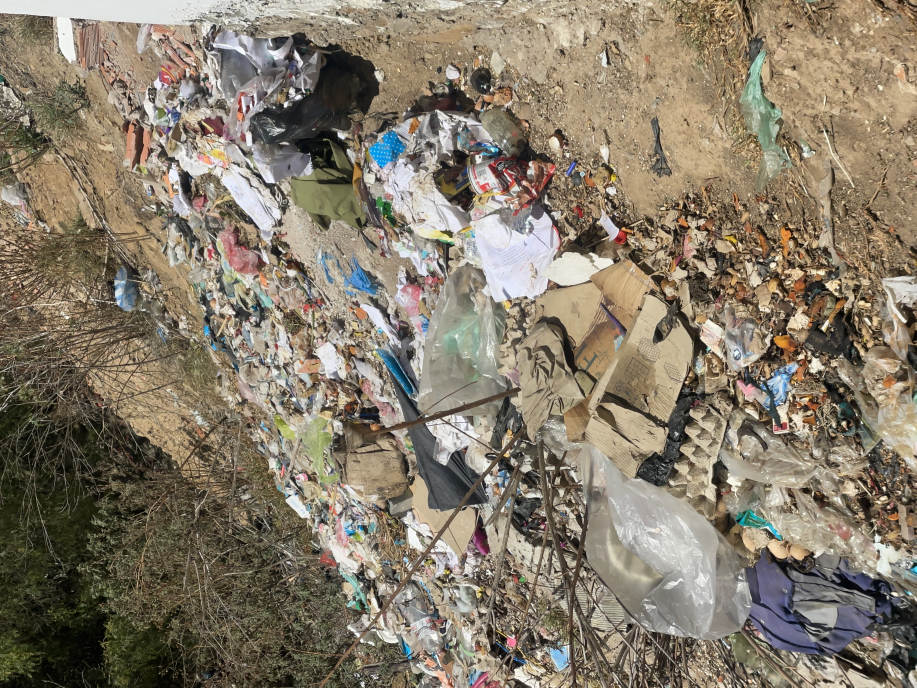
#> input picture part2/maria_luciana_salinas_vilar/IMG_3727.JPG, 3666 x 2750 px (shown at 1/4 size); its folder holds 4 pictures in this run; the run also reads 1 picture not shown here
$ jupyter execute punto1_contaminacion_notebook.ipynb   (older library calls are emulated)
#> lines starting #> are read from the running program, lines starting #| are printed output that depends on the picture
# Punto 1: clasificación de parches de imagen con aprendizaje no supervisado

Este cuadernillo clasifica parches de `64 x 64` extraídos de las imágenes
originales. A diferencia de la versión anterior, los parches se mantienen en
**RGB** y se describen con características de **color y textura**, no con
píxeles crudos en escala de grises.

Flujo:

1. Inventario, detección de duplicados y separación por escenas.
2. Extracción de parches RGB y cálculo de características.
3. `MiniBatchKMeans` con varios `k` y elección del mejor `k` por el **codo**.
4. Etiquetado manual de un representante por cluster.
5. Etiquetado manual de parches de prueba.
6. Propagación semi-supervisada y regresión logística.
7. Aprendizaje activo comparado con muestreo aleatorio.
8. Figuras de distribución de clusters, PCA, métricas y matriz de confusión.

Clases: `agua`, `basura`, `muro`, `roca`, `terreno`, `vegetacion`.
La etiqueta `dudoso` se usa para parches ambiguos y se excluye del entrenamiento.

[cell 1]
import os
import io
import hashlib
import json
import math
import unicodedata
import warnings
from datetime import datetime
from pathlib import Path

import cv2
import numpy as np
import pandas as pd
import matplotlib.pyplot as plt
from PIL import Image, ImageDraw, ImageOps
from IPython.display import display
from matplotlib.patches import Patch, Rectangle
from sklearn.cluster import MiniBatchKMeans
from sklearn.decomposition import PCA
from sklearn.linear_model import LogisticRegression
from sklearn.metrics import (
    accuracy_score,
    adjusted_rand_score,
    classification_report,
    confusion_matrix,
    normalized_mutual_info_score,
    precision_recall_fscore_support,
    silhouette_score,
)
from sklearn.model_selection import GroupShuffleSplit
from sklearn.preprocessing import StandardScaler

warnings.filterwarnings("ignore")

try:
    import pillow_heif

    pillow_heif.register_heif_opener()
#> (this line was passed over: pillow_heif is not available in this run)
    HEIF_DISPONIBLE = True
except Exception:
    HEIF_DISPONIBLE = False

MODO_PRUEBA = os.environ.get("P1_MODO_PRUEBA", "0") == "1"

RAIZ = Path.cwd()
if not (RAIZ / "maria_luciana_salinas_vilar").exists():
    RAIZ = Path("/home/zahir/IA1/part2")
CARPETA_IMAGENES = RAIZ / "maria_luciana_salinas_vilar"

TAM_PARCHE = 64
MAX_PARCHES_POR_IMAGEN = 64
MIN_STD_PARCHE = 5.0
SEMILLA = 42
K_MIN = 2
K_MAX = 20
TEST_SIZE = 0.2
MUESTRA_SILUETA = 2000
OBJETIVO_ETIQUETAS = 86
N_ACTIVO = 8
REPETICIONES_ACTIVO = 2
N_COBERTURA = 8
GAP_ESCENA = 120
UMBRAL_DUPLICADO = 1
CLASES_BASE = ["agua", "basura", "muro", "roca", "terreno", "vegetacion"]
CLASES = list(CLASES_BASE)

if MODO_PRUEBA:
    MAX_IMAGENES = 24
    PARCHES_POR_IMAGEN = 4
    K_MAX = 5
    MUESTRA_SILUETA = 500
    OBJETIVO_ETIQUETAS = 24
    N_ACTIVO = 3
    REPETICIONES_ACTIVO = 1
    N_COBERTURA = 0
    SIN_CACHE = True
else:
    SALIDA = RAIZ / "resultados_p1"
    MAX_IMAGENES = None
    PARCHES_POR_IMAGEN = MAX_PARCHES_POR_IMAGEN
    SIN_CACHE = False

FIGURAS = SALIDA / "figuras"
CACHE = SALIDA / "cache"
ETIQUETAS_REPRESENTANTES = SALIDA / "etiquetas_representantes.csv"
ETIQUETAS_TEST = SALIDA / "etiquetas_test.csv"
ETIQUETAS_COBERTURA = SALIDA / "etiquetas_cobertura.csv"
ETIQUETAS_ACTIVO = SALIDA / "etiquetas_activo.csv"
ETIQUETAS_ALEATORIO = SALIDA / "etiquetas_aleatorio.csv"
RUTA_CLASES = SALIDA / "clases.txt"

SALIDA.mkdir(parents=True, exist_ok=True)
FIGURAS.mkdir(parents=True, exist_ok=True)
CACHE.mkdir(parents=True, exist_ok=True)


def normalizar_clase(texto):
    texto = str(texto).strip().lower()
    texto = unicodedata.normalize("NFKD", texto)
    texto = "".join(c for c in texto if not unicodedata.combining(c))
    return " ".join(texto.split())


def guardar_clases(clases, ruta):
    ruta = Path(ruta)
    ruta.parent.mkdir(parents=True, exist_ok=True)
    limpias = []
    for clase in clases:
        c = normalizar_clase(clase)
        if c and c not in limpias:
            limpias.append(c)
    ruta.write_text("\n".join(limpias) + "\n", encoding="utf-8")
    return ruta


if RUTA_CLASES.exists():
    for linea in RUTA_CLASES.read_text(encoding="utf-8").splitlines():
        clase = normalizar_clase(linea)
        if clase and clase not in CLASES:
            CLASES.append(clase)

if not MODO_PRUEBA:
    for ruta_csv in [
        ETIQUETAS_REPRESENTANTES,
        ETIQUETAS_TEST,
        ETIQUETAS_COBERTURA,
        ETIQUETAS_ACTIVO,
        ETIQUETAS_ALEATORIO,
    ]:
        if ruta_csv.exists():
            df_clases = pd.read_csv(ruta_csv, dtype=str, keep_default_na=False)
            if "clase" in df_clases.columns:
                for clase in df_clases["clase"]:
                    c = normalizar_clase(clase)
                    if c and c != "dudoso" and c not in CLASES:
                        CLASES.append(c)

limpias = []
for clase in CLASES:
    c = normalizar_clase(clase)
    if c and c not in limpias:
        limpias.append(c)
CLASES[:] = limpias
guardar_clases(CLASES, RUTA_CLASES)

plt.rcParams.update({"figure.dpi": 110, "axes.grid": True, "grid.alpha": 0.2})

print(f"Modo de prueba: {MODO_PRUEBA}")
print(f"Carpeta de imágenes: {CARPETA_IMAGENES}")
print(f"Salida: {SALIDA}")
print(f"HEIF disponible: {HEIF_DISPONIBLE}")
print(f"Clases: {CLASES}")


# [6 lines left out: function guardar_fig, not called in this run]


def cargar_rgb(ruta):
    ruta = Path(ruta)
    with Image.open(ruta) as img:
#> img is the input picture: PIL image 3666x2750 RGB; mean R, G, B 133.8, 123.5, 106.6
        img = ImageOps.exif_transpose(img)
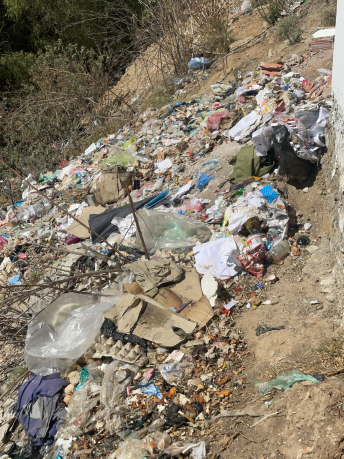
#> img: PIL image 2750x3666 RGB (shown at 1/8 size); mean R, G, B 133.8, 123.5, 106.6
        return img.convert("RGB")


# [27 lines left out: functions cargar_parche_rgb, guardar_etiquetas, not called in this run]


def cargar_etiquetas(ruta, df, clave):
    df = df.copy().reset_index(drop=True)
    ruta = Path(ruta)
    if not ruta.exists():
        return df
    guardadas = pd.read_csv(ruta, dtype=str, keep_default_na=False)
    guardadas.columns = [c.strip().lower() for c in guardadas.columns]
    if clave not in guardadas.columns or "clase" not in guardadas.columns:
        return df
    guardadas[clave] = guardadas[clave].astype(int)
    mapa_clase = dict(
        zip(guardadas[clave], guardadas["clase"].astype(str).str.strip())
    )
    df["clase"] = (
        df[clave].map(mapa_clase).fillna(df["clase"]).astype(str).str.strip()
    )
    for columna in ["indice", "archivo", "y", "x", "n_patches", "prediccion", "confianza", "margen"]:
        if columna in guardadas.columns and columna in df.columns:
            mapa_columna = dict(zip(guardadas[clave], guardadas[columna]))
            df[columna] = df[clave].map(mapa_columna).fillna(df[columna])
    for columna in ["indice", "y", "x", "n_patches"]:
        if columna in df.columns:
            df[columna] = pd.to_numeric(df[columna], errors="coerce").fillna(-1).astype(int)
    for columna in ["confianza", "margen"]:
        if columna in df.columns:
            df[columna] = pd.to_numeric(df[columna], errors="coerce").fillna(0.0).astype(float)
    return df


def mostrar_parche_contexto(archivo, y, x, titulo=""):
    imagen = cargar_rgb(CARPETA_IMAGENES / archivo)
    parche = imagen.crop((int(x), int(y), int(x) + TAM_PARCHE, int(y) + TAM_PARCHE))
    contexto = imagen.copy()
    dibujo = ImageDraw.Draw(contexto)
    dibujo.rectangle(
        [int(x), int(y), int(x) + TAM_PARCHE - 1, int(y) + TAM_PARCHE - 1],
        outline="red",
        width=6,
    )
    contexto.thumbnail((900, 900), Image.Resampling.LANCZOS)
    fig, axes = plt.subplots(1, 2, figsize=(12, 4))
    axes[0].imshow(parche)
    axes[0].set_title("Parche 64x64")
    axes[0].axis("off")
    axes[1].imshow(contexto)
    axes[1].set_title(str(archivo), fontsize=8)
    axes[1].axis("off")
    fig.suptitle(titulo)
    plt.tight_layout()
    plt.show()


# [45 lines left out: function etiquetar_lote_prompt, not called in this run]


def etiquetar_representantes_prompt(df_reps, candidatos, ruta_salida, clases):
    df_reps = cargar_etiquetas(ruta_salida, df_reps, "cluster")
    for i in range(len(df_reps)):
        cluster = int(df_reps.at[i, "cluster"])
        lista = candidatos.get(cluster, [])
        if not lista:
            continue
        posicion = 0
        while True:
            candidato = lista[posicion]
            df_reps.at[i, "indice"] = int(candidato["indice"])
            df_reps.at[i, "archivo"] = str(candidato["archivo"])
            df_reps.at[i, "y"] = int(candidato["y"])
            df_reps.at[i, "x"] = int(candidato["x"])
            clase_actual = str(df_reps.at[i, "clase"]).strip()
            print(
                f"\nCluster {cluster} | candidato {posicion + 1}/{len(lista)} | "
                f"{candidato['archivo']} y={candidato['y']} x={candidato['x']} | "
                f"clase actual: {clase_actual if clase_actual else '(sin etiquetar)'}"
            )
            mostrar_parche_contexto(
                candidato["archivo"],
                candidato["y"],
                candidato["x"],
                titulo=f"Cluster {cluster} | {posicion + 1}/{len(lista)}",
            )
            texto = normalizar_clase(
                input(
                    f"Clase {clases} o nueva (Enter=saltar, n=siguiente, d=dudoso, s=salir): "
                )
            )
            if texto == "s":
                guardar_etiquetas(df_reps, ruta_salida)
                return df_reps
            if texto == "n":
                posicion = (posicion + 1) % len(lista)
                continue
            if texto == "":
                break
            if texto in {"d", "dudoso"}:
                df_reps.at[i, "clase"] = "dudoso"
                guardar_etiquetas(df_reps, ruta_salida)
                break
            if texto not in clases:
                clases.append(texto)
                guardar_clases(clases, RUTA_CLASES)
                print(f"Clase agregada: {texto}")
            df_reps.at[i, "clase"] = texto
            guardar_etiquetas(df_reps, ruta_salida)
            break
    guardar_etiquetas(df_reps, ruta_salida)
    return df_reps

## 1. Inventario y separación por escenas

[cell 2]
EXTENSIONES_IMAGEN = {".heic", ".jpg", ".jpeg", ".png"}


def leer_fecha(img, ruta):
    exif = img.getexif()
    for clave in (36867, 306):
        valor = exif.get(clave)
        if valor:
            texto = str(valor).strip()
            for formato in ("%Y:%m:%d %H:%M:%S", "%Y-%m-%d %H:%M:%S"):
                try:
                    return datetime.strptime(texto, formato)
                except ValueError:
                    pass
#> this loop made 2 passes
#> texto on pass 2: '2026:09:14 10:05:44'
    return datetime.fromtimestamp(Path(ruta).stat().st_mtime)


def hash_promedio(img):
    pequena = img.convert("L").resize((8, 8), Image.Resampling.LANCZOS)
    arreglo = np.asarray(pequena, dtype=np.float32)
    return (arreglo > arreglo.mean()).reshape(-1)


def distancia_hamming(a, b):
    return int(np.count_nonzero(a != b))


def inventariar(carpeta, umbral_duplicado=UMBRAL_DUPLICADO, gap_escena=GAP_ESCENA):
    carpeta = Path(carpeta)
    archivos = sorted(
        p
        for p in carpeta.iterdir()
        if p.is_file() and p.suffix.lower() in EXTENSIONES_IMAGEN
    )
    registros = []
    duplicados = []
    hashes = []
    total = len(archivos)
    for posicion, ruta in enumerate(archivos, start=1):
        img = cargar_rgb(ruta)
        fecha = leer_fecha(img, ruta)
        huella = hash_promedio(img)
        duplicado_de = None
        for anterior_huella, anterior_nombre in hashes:
            if distancia_hamming(huella, anterior_huella) <= umbral_duplicado:
                duplicado_de = anterior_nombre
                break
        if duplicado_de is not None:
            duplicados.append(
                {
                    "archivo": ruta.name,
                    "duplicado_de": duplicado_de,
                    "fecha": fecha.strftime("%Y-%m-%d %H:%M:%S"),
                }
            )
        else:
            hashes.append((huella, ruta.name))
            registros.append(
                {
                    "archivo": ruta.name,
                    "ruta": str(ruta),
                    "fecha": fecha.strftime("%Y-%m-%d %H:%M:%S"),
                    "fecha_dt": fecha,
                }
            )
        if posicion % 20 == 0 or posicion == total:
            print(f"Inventario: {posicion}/{total} archivos procesados")
    registros.sort(key=lambda r: r["fecha_dt"])
    escena = -1
    fecha_anterior = None
    for registro in registros:
        fecha = registro["fecha_dt"]
        if fecha_anterior is None or (fecha - fecha_anterior).total_seconds() > gap_escena:
            escena += 1
        registro["escena"] = escena
        fecha_anterior = fecha
    df = pd.DataFrame(registros)
    df = df.drop(columns=["fecha_dt"])
    df_duplicados = pd.DataFrame(duplicados)
    return df, df_duplicados


if not HEIF_DISPONIBLE:
    raise RuntimeError(
        "Falta pillow-heif. Instala con: uv add pillow-heif"
    )

df_inventario, df_duplicados = inventariar(
    CARPETA_IMAGENES,
    umbral_duplicado=UMBRAL_DUPLICADO,
    gap_escena=GAP_ESCENA,
)
df_inventario.to_csv(SALIDA / "inventario.csv", index=False, encoding="utf-8")
if not df_duplicados.empty:
    df_duplicados.to_csv(SALIDA / "duplicados.csv", index=False, encoding="utf-8")

df = df_inventario.copy()
if MAX_IMAGENES is not None:
    df = df.sample(n=min(MAX_IMAGENES, len(df)), random_state=SEMILLA).copy()
    df = df.sort_values("fecha").reset_index(drop=True)

divisor = GroupShuffleSplit(n_splits=1, test_size=TEST_SIZE, random_state=SEMILLA)
indices_pool, indices_test = next(divisor.split(df, groups=df["escena"]))
df_pool = df.iloc[indices_pool].reset_index(drop=True)
df_test = df.iloc[indices_test].reset_index(drop=True)

print("División por escenas")
print(f"Imágenes únicas          : {len(df)}")
print(f"Escenas en el pool       : {df_pool['escena'].nunique()}")
print(f"Escenas en prueba        : {df_test['escena'].nunique()}")
print(f"Imágenes en el pool      : {len(df_pool)}")
print(f"Imágenes en prueba       : {len(df_test)}")

## 2. Extracción de parches RGB y características de color y textura

Cada parche de `64 x 64` se describe con histogramas HSV, momentos de color y
medidas de textura (Sobel, Laplaciano, desviación local, entropía y bordes).
La caché guarda solo las características y las coordenadas; para mostrar un
parche se recorta de la imagen original.

[cell 3]
def extraer_caracteristicas_parche(parche_rgb):
    parche = parche_rgb.astype(np.uint8)
    hsv = cv2.cvtColor(parche, cv2.COLOR_RGB2HSV)
    gris = cv2.cvtColor(parche, cv2.COLOR_RGB2GRAY)

    histogramas = []
    for canal, bins, rango in zip(
        [hsv[:, :, 0], hsv[:, :, 1], hsv[:, :, 2]],
        [18, 16, 16],
        [(0, 180), (0, 256), (0, 256)],
    ):
        histograma, _ = np.histogram(canal, bins=bins, range=rango)
        histograma = histograma.astype(np.float32)
        histograma /= max(1.0, float(histograma.sum()))
        histogramas.append(histograma)
    color_hist = np.concatenate(histogramas)

    rgb = parche.astype(np.float32) / 255.0
    hsv_f = hsv.astype(np.float32)
    hsv_f[:, :, 0] /= 180.0
    hsv_f[:, :, 1] /= 255.0
    hsv_f[:, :, 2] /= 255.0

    momentos = []
    for canal in [
        rgb[:, :, 0],
        rgb[:, :, 1],
        rgb[:, :, 2],
        hsv_f[:, :, 0],
        hsv_f[:, :, 1],
        hsv_f[:, :, 2],
    ]:
        momentos.extend([float(canal.mean()), float(canal.std())])

    gx = cv2.Sobel(gris, cv2.CV_32F, 1, 0, ksize=3)
    gy = cv2.Sobel(gris, cv2.CV_32F, 0, 1, ksize=3)
    magnitud = cv2.magnitude(gx, gy)
    textura = [
        float(magnitud.mean()),
        float(magnitud.std()),
        float(np.percentile(magnitud, 90)),
    ]

    laplaciano = cv2.Laplacian(gris, cv2.CV_32F)
    textura.append(float(laplaciano.var()))

    bloques = gris.reshape(8, 8, 8, 8).astype(np.float32)
    std_bloques = bloques.std(axis=(2, 3))
    textura.extend([float(std_bloques.mean()), float(std_bloques.std())])

    hist_gris, _ = np.histogram(gris, bins=32, range=(0, 256))
    probabilidades = hist_gris.astype(np.float32)
    probabilidades /= max(1.0, float(probabilidades.sum()))
    entropia = float(
        -np.sum(probabilidades[probabilidades > 0] * np.log2(probabilidades[probabilidades > 0]))
    )
    textura.append(entropia)

    bordes = cv2.Canny(gris, 50, 150)
    textura.append(float(bordes.mean() / 255.0))

    vector = np.concatenate(
        [
            color_hist,
            np.asarray(momentos, dtype=np.float32),
            np.asarray(textura, dtype=np.float32),
        ]
    )
    return vector.astype(np.float32)


def extraer_parches_imagen(ruta, n_parches, semilla, min_std):
#> called with n_parches = 64, semilla = 43, min_std = 5
    img = cargar_rgb(ruta)
    arreglo = np.asarray(img, dtype=np.uint8)
    alto, ancho = arreglo.shape[:2]
    lado = int(math.ceil(math.sqrt(n_parches)))
    rng = np.random.default_rng(semilla)

    caracteristicas = []
    coordenadas = []
    for ry in range(lado):
        for rx in range(lado):
            y0 = int(ry * alto / lado)
            y1 = int((ry + 1) * alto / lado)
            x0 = int(rx * ancho / lado)
            x1 = int((rx + 1) * ancho / lado)
            max_y = y1 - TAM_PARCHE
            max_x = x1 - TAM_PARCHE
            if max_y <= y0 or max_x <= x0:
                cy = max(0, (y0 + y1 - TAM_PARCHE) // 2)
                cx = max(0, (x0 + x1 - TAM_PARCHE) // 2)
            else:
                cy = int(rng.integers(y0, max_y + 1))
                cx = int(rng.integers(x0, max_x + 1))
            parche = arreglo[cy : cy + TAM_PARCHE, cx : cx + TAM_PARCHE]
            if parche.shape != (TAM_PARCHE, TAM_PARCHE, 3):
                continue
            gris = cv2.cvtColor(parche, cv2.COLOR_RGB2GRAY)
            if float(gris.std()) >= min_std:
                caracteristicas.append(extraer_caracteristicas_parche(parche))
                coordenadas.append((cy, cx))
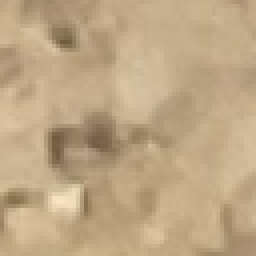
#> parche: shape (64, 64, 3) (shown 4 times larger); mean R, G, B 190.7, 166.9, 132.6
#> after the loop, caracteristicas = 64 items; coordenadas = 64 pairs, first value 109 to 3552, second value 14 to 2670

    if not caracteristicas:
        for ry in range(lado):
            for rx in range(lado):
                y0 = int(ry * alto / lado)
                y1 = int((ry + 1) * alto / lado)
                x0 = int(rx * ancho / lado)
                x1 = int((rx + 1) * ancho / lado)
                parche = arreglo[y0 : y0 + TAM_PARCHE, x0 : x0 + TAM_PARCHE]
                if parche.shape == (TAM_PARCHE, TAM_PARCHE, 3):
                    caracteristicas.append(extraer_caracteristicas_parche(parche))
                    coordenadas.append((y0, x0))

    if len(caracteristicas) > n_parches:
        elegidos = np.sort(rng.choice(len(caracteristicas), size=n_parches, replace=False))
        caracteristicas = [caracteristicas[i] for i in elegidos]
        coordenadas = [coordenadas[i] for i in elegidos]

    return np.vstack(caracteristicas).astype(np.float32), np.asarray(
        coordenadas, dtype=np.int32
    )


def construir_matriz(df, n_parches, min_std, semilla):
    partes_x = []
    archivos = []
    partes_coords = []
    total = len(df)
    for posicion, fila in enumerate(df.itertuples(index=False), start=1):
        x, coords = extraer_parches_imagen(
            fila.ruta,
            n_parches=n_parches,
            semilla=semilla + posicion,
            min_std=min_std,
        )
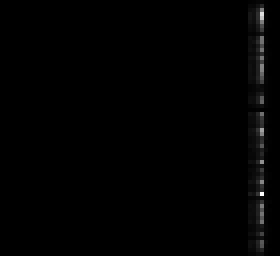
#> x: shape (64, 70) float32 (shown 4 times larger); min 0, max 1844, mean 13.9; drawn with min black and max white
#> coords has the same summary as coordenadas in extraer_parches_imagen
        partes_x.append(x)
        archivos.extend([fila.archivo] * len(x))
        partes_coords.append(coords)
        if posicion % 10 == 0 or posicion == total:
            print(f"Parches: {posicion}/{total} imágenes procesadas")
    return (
        np.vstack(partes_x).astype(np.float32),
        np.asarray(archivos),
        np.vstack(partes_coords).astype(np.int32),
    )


def clave_cache(lista_archivos, parametros):
    texto = ",".join(lista_archivos) + repr(sorted(parametros.items()))
    return hashlib.sha1(texto.encode("utf-8")).hexdigest()[:16]


def cargar_o_construir_matriz(df, cache_dir, n_parches, min_std, semilla, usar_cache):
    parametros = {
        "version": "color_textura_v1",
        "modo": "rgb",
        "tam_parche": TAM_PARCHE,
        "n_parches": int(n_parches),
        "min_std": float(min_std),
        "semilla": int(semilla),
        "n_imagenes": int(len(df)),
    }
    ruta_cache = (
        Path(cache_dir)
        / f"caracteristicas_{clave_cache(df['archivo'].astype(str), parametros)}.npz"
    )
    ruta_cache.parent.mkdir(parents=True, exist_ok=True)
    if usar_cache and ruta_cache.exists():
        datos = np.load(ruta_cache, allow_pickle=False)
        print(f"Caché cargado desde: {ruta_cache}")
        return datos["X"], datos["archivos"], datos["coords"]
    x_total, archivos_total, coords_total = construir_matriz(
        df, n_parches=n_parches, min_std=min_std, semilla=semilla
    )
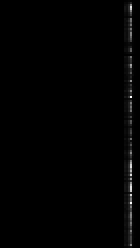
#> x_total: shape (124, 70) float32 (shown 2 times larger); min 0, max 1844, mean 15.8; drawn with min black and max white
#> coords_total = 124 pairs, first value 6 to 3597, second value 14 to 2670
    if usar_cache:
        np.savez_compressed(
            ruta_cache,
            X=x_total,
            archivos=archivos_total,
            coords=coords_total,
        )
        print(f"Caché guardado en: {ruta_cache}")
    return x_total, archivos_total, coords_total


X_pool, archivos_pool, coords_pool = cargar_o_construir_matriz(
    df_pool,
    cache_dir=CACHE,
    n_parches=PARCHES_POR_IMAGEN,
    min_std=MIN_STD_PARCHE,
    semilla=SEMILLA,
    usar_cache=not SIN_CACHE,
)
X_test, archivos_test, coords_test = cargar_o_construir_matriz(
    df_test,
    cache_dir=CACHE,
    n_parches=PARCHES_POR_IMAGEN,
    min_std=MIN_STD_PARCHE,
    semilla=SEMILLA + 1000,
    usar_cache=not SIN_CACHE,
)
#> the loop in extraer_parches_imagen (call 3), `for ry in range(lado):` made 8 passes
#> pass 1, in extraer_caracteristicas_parche (call 125), `parche = parche_rgb.astype(np.uint8)`:
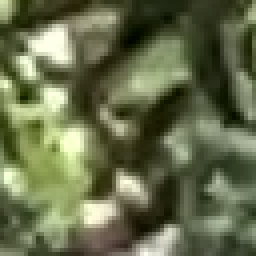
#> parche: shape (64, 64, 3) (shown 4 times larger); mean of channels 0, 1, 2 101.9, 108.4, 75.7; drawn as R, G, B
#> (the rest of the program and of its run is left out)
